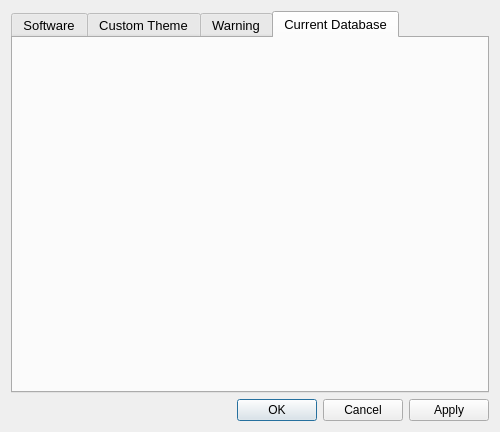
<?xml version="1.0" encoding="UTF-8"?>
<ui version="4.0">
 <class>W_Preferences</class>
 <widget class="QWidget" name="W_Preferences">
  <property name="geometry">
   <rect>
    <x>0</x>
    <y>0</y>
    <width>500</width>
    <height>432</height>
   </rect>
  </property>
  <property name="sizePolicy">
   <sizepolicy hsizetype="Maximum" vsizetype="Maximum">
    <horstretch>0</horstretch>
    <verstretch>0</verstretch>
   </sizepolicy>
  </property>
  <property name="minimumSize">
   <size>
    <width>500</width>
    <height>300</height>
   </size>
  </property>
  <property name="maximumSize">
   <size>
    <width>16777215</width>
    <height>16777215</height>
   </size>
  </property>
  <property name="windowTitle">
   <string>Preferences</string>
  </property>
  <layout class="QGridLayout" name="gridLayout_2">
   <item row="1" column="0">
    <widget class="QDialogButtonBox" name="buttonBox">
     <property name="sizePolicy">
      <sizepolicy hsizetype="Expanding" vsizetype="Maximum">
       <horstretch>0</horstretch>
       <verstretch>0</verstretch>
      </sizepolicy>
     </property>
     <property name="standardButtons">
      <set>QDialogButtonBox::StandardButton::Apply|QDialogButtonBox::StandardButton::Cancel|QDialogButtonBox::StandardButton::Ok</set>
     </property>
    </widget>
   </item>
   <item row="0" column="0">
    <widget class="QTabWidget" name="tabWidget">
     <property name="sizePolicy">
      <sizepolicy hsizetype="Preferred" vsizetype="Preferred">
       <horstretch>0</horstretch>
       <verstretch>0</verstretch>
      </sizepolicy>
     </property>
     <property name="font">
      <font>
       <pointsize>10</pointsize>
      </font>
     </property>
     <property name="tabPosition">
      <enum>QTabWidget::TabPosition::North</enum>
     </property>
     <property name="tabShape">
      <enum>QTabWidget::TabShape::Rounded</enum>
     </property>
     <property name="currentIndex">
      <number>3</number>
     </property>
     <property name="elideMode">
      <enum>Qt::TextElideMode::ElideNone</enum>
     </property>
     <property name="usesScrollButtons">
      <bool>true</bool>
     </property>
     <property name="documentMode">
      <bool>false</bool>
     </property>
     <property name="tabsClosable">
      <bool>false</bool>
     </property>
     <property name="movable">
      <bool>false</bool>
     </property>
     <property name="tabBarAutoHide">
      <bool>false</bool>
     </property>
     <widget class="QWidget" name="tab_software">
      <attribute name="icon">
       <iconset resource="../resources/icons.qrc">
        <normaloff>:/assets/logo/rentalis.svg</normaloff>:/assets/logo/rentalis.svg</iconset>
      </attribute>
      <attribute name="title">
       <string>Software</string>
      </attribute>
      <layout class="QGridLayout" name="gridLayout_10">
       <item row="0" column="0">
        <widget class="QFrame" name="frame">
         <property name="sizePolicy">
          <sizepolicy hsizetype="Preferred" vsizetype="Preferred">
           <horstretch>0</horstretch>
           <verstretch>0</verstretch>
          </sizepolicy>
         </property>
         <property name="font">
          <font>
           <pointsize>12</pointsize>
          </font>
         </property>
         <layout class="QGridLayout" name="gridLayout_3">
          <item row="0" column="3">
           <widget class="QLabel" name="label_2">
            <property name="minimumSize">
             <size>
              <width>32</width>
              <height>32</height>
             </size>
            </property>
            <property name="maximumSize">
             <size>
              <width>32</width>
              <height>32</height>
             </size>
            </property>
            <property name="font">
             <font>
              <pointsize>12</pointsize>
             </font>
            </property>
            <property name="text">
             <string/>
            </property>
            <property name="pixmap">
             <pixmap resource="../resources/icons.qrc">:/assets/preferences-desktop-locale.svg</pixmap>
            </property>
            <property name="scaledContents">
             <bool>true</bool>
            </property>
           </widget>
          </item>
          <item row="1" column="3">
           <widget class="QLabel" name="label_7">
            <property name="maximumSize">
             <size>
              <width>32</width>
              <height>32</height>
             </size>
            </property>
            <property name="font">
             <font>
              <pointsize>12</pointsize>
             </font>
            </property>
            <property name="contextMenuPolicy">
             <enum>Qt::ContextMenuPolicy::DefaultContextMenu</enum>
            </property>
            <property name="text">
             <string/>
            </property>
            <property name="pixmap">
             <pixmap resource="../resources/icons.qrc">:/assets/mx-alerts.svg</pixmap>
            </property>
            <property name="scaledContents">
             <bool>true</bool>
            </property>
           </widget>
          </item>
          <item row="0" column="0">
           <widget class="QLabel" name="label">
            <property name="sizePolicy">
             <sizepolicy hsizetype="Maximum" vsizetype="Preferred">
              <horstretch>0</horstretch>
              <verstretch>0</verstretch>
             </sizepolicy>
            </property>
            <property name="font">
             <font>
              <pointsize>10</pointsize>
             </font>
            </property>
            <property name="text">
             <string>Language</string>
            </property>
           </widget>
          </item>
          <item row="1" column="2">
           <widget class="QLineEdit" name="le_ask_ai_url">
            <property name="sizePolicy">
             <sizepolicy hsizetype="Preferred" vsizetype="Fixed">
              <horstretch>0</horstretch>
              <verstretch>0</verstretch>
             </sizepolicy>
            </property>
            <property name="font">
             <font>
              <family>Ubuntu Mono</family>
              <pointsize>10</pointsize>
             </font>
            </property>
            <property name="text">
             <string>https://your-ai-instance.com/c/new?prompt=%1&amp;submit=%2</string>
            </property>
           </widget>
          </item>
          <item row="1" column="1">
           <widget class="QPushButton" name="b_ask_to_ai_url_help">
            <property name="sizePolicy">
             <sizepolicy hsizetype="Maximum" vsizetype="Fixed">
              <horstretch>0</horstretch>
              <verstretch>0</verstretch>
             </sizepolicy>
            </property>
            <property name="font">
             <font>
              <pointsize>10</pointsize>
             </font>
            </property>
            <property name="text">
             <string/>
            </property>
            <property name="icon">
             <iconset resource="../resources/icons.qrc">
              <normaloff>:/assets/dialog-information.svg</normaloff>:/assets/dialog-information.svg</iconset>
            </property>
            <property name="iconSize">
             <size>
              <width>24</width>
              <height>24</height>
             </size>
            </property>
            <property name="flat">
             <bool>true</bool>
            </property>
           </widget>
          </item>
          <item row="1" column="0">
           <widget class="QLabel" name="label_5">
            <property name="sizePolicy">
             <sizepolicy hsizetype="Maximum" vsizetype="Preferred">
              <horstretch>0</horstretch>
              <verstretch>0</verstretch>
             </sizepolicy>
            </property>
            <property name="font">
             <font>
              <pointsize>10</pointsize>
             </font>
            </property>
            <property name="text">
             <string>Ask AI URL</string>
            </property>
           </widget>
          </item>
          <item row="2" column="0" colspan="4">
           <widget class="QGroupBox" name="groupBox">
            <property name="sizePolicy">
             <sizepolicy hsizetype="Preferred" vsizetype="Preferred">
              <horstretch>0</horstretch>
              <verstretch>0</verstretch>
             </sizepolicy>
            </property>
            <property name="font">
             <font>
              <pointsize>10</pointsize>
             </font>
            </property>
            <property name="title">
             <string>Autosave</string>
            </property>
            <layout class="QGridLayout" name="gridLayout">
             <item row="0" column="0">
              <widget class="QCheckBox" name="cbox_autosave_activate">
               <property name="layoutDirection">
                <enum>Qt::LayoutDirection::RightToLeft</enum>
               </property>
               <property name="text">
                <string>Activate</string>
               </property>
              </widget>
             </item>
             <item row="0" column="1">
              <widget class="QCheckBox" name="cbox_autosave_override">
               <property name="layoutDirection">
                <enum>Qt::LayoutDirection::RightToLeft</enum>
               </property>
               <property name="text">
                <string>Override last autosasve</string>
               </property>
              </widget>
             </item>
             <item row="0" column="2">
              <widget class="QLabel" name="label_12">
               <property name="minimumSize">
                <size>
                 <width>32</width>
                 <height>32</height>
                </size>
               </property>
               <property name="maximumSize">
                <size>
                 <width>32</width>
                 <height>32</height>
                </size>
               </property>
               <property name="font">
                <font>
                 <pointsize>12</pointsize>
                </font>
               </property>
               <property name="text">
                <string/>
               </property>
               <property name="pixmap">
                <pixmap resource="../resources/icons.qrc">:/assets/kfloppy.svg</pixmap>
               </property>
               <property name="scaledContents">
                <bool>true</bool>
               </property>
              </widget>
             </item>
             <item row="1" column="0">
              <widget class="QLabel" name="label_11">
               <property name="sizePolicy">
                <sizepolicy hsizetype="Maximum" vsizetype="Preferred">
                 <horstretch>0</horstretch>
                 <verstretch>0</verstretch>
                </sizepolicy>
               </property>
               <property name="font">
                <font>
                 <pointsize>10</pointsize>
                </font>
               </property>
               <property name="text">
                <string>Frequency in minutes</string>
               </property>
              </widget>
             </item>
             <item row="1" column="1">
              <widget class="QDoubleSpinBox" name="ds_autosave_frequency"/>
             </item>
             <item row="1" column="2">
              <widget class="QLabel" name="label_14">
               <property name="minimumSize">
                <size>
                 <width>32</width>
                 <height>32</height>
                </size>
               </property>
               <property name="maximumSize">
                <size>
                 <width>32</width>
                 <height>32</height>
                </size>
               </property>
               <property name="font">
                <font>
                 <pointsize>12</pointsize>
                </font>
               </property>
               <property name="text">
                <string/>
               </property>
               <property name="pixmap">
                <pixmap resource="../resources/icons.qrc">:/assets/preferences-system-time.svg</pixmap>
               </property>
               <property name="scaledContents">
                <bool>true</bool>
               </property>
              </widget>
             </item>
            </layout>
           </widget>
          </item>
          <item row="0" column="1" colspan="2">
           <widget class="QComboBox" name="cb_language">
            <property name="font">
             <font>
              <pointsize>10</pointsize>
             </font>
            </property>
           </widget>
          </item>
         </layout>
        </widget>
       </item>
       <item row="1" column="0">
        <spacer name="verticalSpacer_2">
         <property name="orientation">
          <enum>Qt::Orientation::Vertical</enum>
         </property>
         <property name="sizeHint" stdset="0">
          <size>
           <width>20</width>
           <height>40</height>
          </size>
         </property>
        </spacer>
       </item>
      </layout>
     </widget>
     <widget class="QWidget" name="tab_custom_theme">
      <attribute name="icon">
       <iconset resource="../resources/icons.qrc">
        <normaloff>:/assets/lazpaint.svg</normaloff>:/assets/lazpaint.svg</iconset>
      </attribute>
      <attribute name="title">
       <string>Custom Theme</string>
      </attribute>
      <layout class="QGridLayout" name="gridLayout_9">
       <item row="0" column="0">
        <widget class="QLabel" name="label_6">
         <property name="sizePolicy">
          <sizepolicy hsizetype="Maximum" vsizetype="Preferred">
           <horstretch>0</horstretch>
           <verstretch>0</verstretch>
          </sizepolicy>
         </property>
         <property name="font">
          <font>
           <pointsize>10</pointsize>
          </font>
         </property>
         <property name="text">
          <string>Theme</string>
         </property>
        </widget>
       </item>
       <item row="0" column="1">
        <widget class="QPushButton" name="b_theme_folder">
         <property name="font">
          <font>
           <pointsize>10</pointsize>
          </font>
         </property>
         <property name="text">
          <string>User Theme</string>
         </property>
         <property name="icon">
          <iconset resource="../resources/icons.qrc">
           <normaloff>:/assets/lazpaint.svg</normaloff>:/assets/lazpaint.svg</iconset>
         </property>
        </widget>
       </item>
       <item row="0" column="2">
        <widget class="QComboBox" name="cb_theme">
         <property name="font">
          <font>
           <pointsize>10</pointsize>
          </font>
         </property>
         <property name="frame">
          <bool>true</bool>
         </property>
        </widget>
       </item>
       <item row="0" column="3">
        <widget class="QLabel" name="label_8">
         <property name="minimumSize">
          <size>
           <width>32</width>
           <height>32</height>
          </size>
         </property>
         <property name="maximumSize">
          <size>
           <width>32</width>
           <height>32</height>
          </size>
         </property>
         <property name="font">
          <font>
           <pointsize>12</pointsize>
          </font>
         </property>
         <property name="text">
          <string/>
         </property>
         <property name="pixmap">
          <pixmap resource="../resources/icons.qrc">:/assets/lazpaint.svg</pixmap>
         </property>
         <property name="scaledContents">
          <bool>true</bool>
         </property>
        </widget>
       </item>
       <item row="1" column="0" colspan="4">
        <widget class="QGroupBox" name="gb_custom_theme">
         <property name="sizePolicy">
          <sizepolicy hsizetype="Preferred" vsizetype="Minimum">
           <horstretch>0</horstretch>
           <verstretch>0</verstretch>
          </sizepolicy>
         </property>
         <property name="font">
          <font>
           <pointsize>10</pointsize>
          </font>
         </property>
         <property name="title">
          <string>Custom Theme CSS</string>
         </property>
         <layout class="QVBoxLayout" name="verticalLayout_2">
          <property name="leftMargin">
           <number>9</number>
          </property>
          <property name="topMargin">
           <number>9</number>
          </property>
          <property name="rightMargin">
           <number>9</number>
          </property>
          <property name="bottomMargin">
           <number>9</number>
          </property>
          <item>
           <widget class="QTextEdit" name="te_custom_theme_CSS">
            <property name="sizePolicy">
             <sizepolicy hsizetype="Preferred" vsizetype="Preferred">
              <horstretch>0</horstretch>
              <verstretch>0</verstretch>
             </sizepolicy>
            </property>
            <property name="minimumSize">
             <size>
              <width>0</width>
              <height>0</height>
             </size>
            </property>
            <property name="maximumSize">
             <size>
              <width>16777215</width>
              <height>16777215</height>
             </size>
            </property>
            <property name="font">
             <font>
              <family>Ubuntu Mono</family>
              <pointsize>10</pointsize>
             </font>
            </property>
            <property name="styleSheet">
             <string notr="true">background: dark; color: white;</string>
            </property>
           </widget>
          </item>
          <item>
           <widget class="QPushButton" name="b_reset_theme">
            <property name="styleSheet">
             <string notr="true"/>
            </property>
            <property name="text">
             <string>Reset</string>
            </property>
           </widget>
          </item>
         </layout>
        </widget>
       </item>
      </layout>
     </widget>
     <widget class="QWidget" name="tab_warning">
      <attribute name="icon">
       <iconset resource="../resources/icons.qrc">
        <normaloff>:/assets/state-warning.svg</normaloff>:/assets/state-warning.svg</iconset>
      </attribute>
      <attribute name="title">
       <string>Warning</string>
      </attribute>
      <layout class="QGridLayout" name="gridLayout_11">
       <item row="0" column="0">
        <widget class="QFrame" name="frame_5">
         <property name="sizePolicy">
          <sizepolicy hsizetype="Preferred" vsizetype="Maximum">
           <horstretch>0</horstretch>
           <verstretch>0</verstretch>
          </sizepolicy>
         </property>
         <property name="font">
          <font>
           <pointsize>12</pointsize>
          </font>
         </property>
         <layout class="QGridLayout" name="gridLayout_8">
          <item row="0" column="1">
           <widget class="QCheckBox" name="cb_i_all_3">
            <property name="sizePolicy">
             <sizepolicy hsizetype="Maximum" vsizetype="Fixed">
              <horstretch>0</horstretch>
              <verstretch>0</verstretch>
             </sizepolicy>
            </property>
            <property name="font">
             <font>
              <pointsize>10</pointsize>
             </font>
            </property>
            <property name="layoutDirection">
             <enum>Qt::LayoutDirection::RightToLeft</enum>
            </property>
            <property name="text">
             <string>Enable  dates</string>
            </property>
           </widget>
          </item>
          <item row="0" column="0">
           <widget class="QCheckBox" name="cb_i_all_2">
            <property name="sizePolicy">
             <sizepolicy hsizetype="Maximum" vsizetype="Fixed">
              <horstretch>0</horstretch>
              <verstretch>0</verstretch>
             </sizepolicy>
            </property>
            <property name="font">
             <font>
              <pointsize>10</pointsize>
             </font>
            </property>
            <property name="layoutDirection">
             <enum>Qt::LayoutDirection::RightToLeft</enum>
            </property>
            <property name="text">
             <string>Enable all</string>
            </property>
           </widget>
          </item>
          <item row="1" column="0" colspan="3">
           <widget class="QScrollArea" name="scrollArea">
            <property name="sizePolicy">
             <sizepolicy hsizetype="Expanding" vsizetype="Maximum">
              <horstretch>0</horstretch>
              <verstretch>0</verstretch>
             </sizepolicy>
            </property>
            <property name="widgetResizable">
             <bool>true</bool>
            </property>
            <widget class="QWidget" name="scrollAreaWidgetContents">
             <property name="geometry">
              <rect>
               <x>0</x>
               <y>0</y>
               <width>426</width>
               <height>397</height>
              </rect>
             </property>
             <layout class="QVBoxLayout" name="verticalLayout">
              <item>
               <widget class="QGroupBox" name="groupBox_4">
                <property name="enabled">
                 <bool>true</bool>
                </property>
                <property name="font">
                 <font>
                  <pointsize>10</pointsize>
                 </font>
                </property>
                <property name="layoutDirection">
                 <enum>Qt::LayoutDirection::LeftToRight</enum>
                </property>
                <property name="styleSheet">
                 <string notr="true"/>
                </property>
                <property name="title">
                 <string>Receipt</string>
                </property>
                <layout class="QGridLayout" name="gridLayout_5">
                 <item row="1" column="0" colspan="2">
                  <widget class="Line" name="line_2">
                   <property name="orientation">
                    <enum>Qt::Orientation::Horizontal</enum>
                   </property>
                  </widget>
                 </item>
                 <item row="2" column="0" colspan="2">
                  <widget class="QFrame" name="gridFrame_2">
                   <layout class="QGridLayout" name="gridLayout_7">
                    <item row="0" column="1">
                     <widget class="QLabel" name="label_10">
                      <property name="sizePolicy">
                       <sizepolicy hsizetype="Maximum" vsizetype="Preferred">
                        <horstretch>0</horstretch>
                        <verstretch>0</verstretch>
                       </sizepolicy>
                      </property>
                      <property name="text">
                       <string>Threshold</string>
                      </property>
                     </widget>
                    </item>
                    <item row="1" column="0">
                     <widget class="QCheckBox" name="cb_i_dates_2">
                      <property name="sizePolicy">
                       <sizepolicy hsizetype="Minimum" vsizetype="Fixed">
                        <horstretch>0</horstretch>
                        <verstretch>0</verstretch>
                       </sizepolicy>
                      </property>
                      <property name="layoutDirection">
                       <enum>Qt::LayoutDirection::RightToLeft</enum>
                      </property>
                      <property name="text">
                       <string>Dates</string>
                      </property>
                     </widget>
                    </item>
                    <item row="0" column="2">
                     <widget class="QDoubleSpinBox" name="dsb_i_water_price_2">
                      <property name="suffix">
                       <string> €</string>
                      </property>
                     </widget>
                    </item>
                    <item row="0" column="0">
                     <widget class="QCheckBox" name="cb_i_water_price_2">
                      <property name="sizePolicy">
                       <sizepolicy hsizetype="Minimum" vsizetype="Fixed">
                        <horstretch>0</horstretch>
                        <verstretch>0</verstretch>
                       </sizepolicy>
                      </property>
                      <property name="layoutDirection">
                       <enum>Qt::LayoutDirection::RightToLeft</enum>
                      </property>
                      <property name="text">
                       <string>Charge</string>
                      </property>
                     </widget>
                    </item>
                   </layout>
                  </widget>
                 </item>
                 <item row="0" column="0">
                  <widget class="QCheckBox" name="checkBox_2">
                   <property name="sizePolicy">
                    <sizepolicy hsizetype="Maximum" vsizetype="Fixed">
                     <horstretch>0</horstretch>
                     <verstretch>0</verstretch>
                    </sizepolicy>
                   </property>
                   <property name="layoutDirection">
                    <enum>Qt::LayoutDirection::RightToLeft</enum>
                   </property>
                   <property name="text">
                    <string>All</string>
                   </property>
                  </widget>
                 </item>
                </layout>
               </widget>
              </item>
              <item>
               <widget class="QGroupBox" name="groupBox_3">
                <property name="enabled">
                 <bool>true</bool>
                </property>
                <property name="font">
                 <font>
                  <pointsize>10</pointsize>
                 </font>
                </property>
                <property name="layoutDirection">
                 <enum>Qt::LayoutDirection::LeftToRight</enum>
                </property>
                <property name="title">
                 <string>Invoice</string>
                </property>
                <layout class="QGridLayout" name="gridLayout_4">
                 <item row="1" column="0" colspan="2">
                  <widget class="Line" name="line">
                   <property name="orientation">
                    <enum>Qt::Orientation::Horizontal</enum>
                   </property>
                  </widget>
                 </item>
                 <item row="2" column="0" colspan="2">
                  <widget class="QFrame" name="gridFrame">
                   <layout class="QGridLayout" name="gridLayout_6">
                    <item row="1" column="0">
                     <widget class="QCheckBox" name="cb_i_water_sub">
                      <property name="sizePolicy">
                       <sizepolicy hsizetype="Minimum" vsizetype="Fixed">
                        <horstretch>0</horstretch>
                        <verstretch>0</verstretch>
                       </sizepolicy>
                      </property>
                      <property name="layoutDirection">
                       <enum>Qt::LayoutDirection::RightToLeft</enum>
                      </property>
                      <property name="text">
                       <string>Water subscription</string>
                      </property>
                     </widget>
                    </item>
                    <item row="3" column="0">
                     <widget class="QCheckBox" name="cb_i_water_check">
                      <property name="sizePolicy">
                       <sizepolicy hsizetype="Minimum" vsizetype="Fixed">
                        <horstretch>0</horstretch>
                        <verstretch>0</verstretch>
                       </sizepolicy>
                      </property>
                      <property name="layoutDirection">
                       <enum>Qt::LayoutDirection::RightToLeft</enum>
                      </property>
                      <property name="text">
                       <string>Water check</string>
                      </property>
                     </widget>
                    </item>
                    <item row="1" column="2">
                     <widget class="QDoubleSpinBox" name="dsb_i_water_sub">
                      <property name="suffix">
                       <string> €</string>
                      </property>
                     </widget>
                    </item>
                    <item row="0" column="2">
                     <widget class="QDoubleSpinBox" name="dsb_i_water_price">
                      <property name="suffix">
                       <string> €</string>
                      </property>
                     </widget>
                    </item>
                    <item row="0" column="1">
                     <widget class="QLabel" name="label_9">
                      <property name="sizePolicy">
                       <sizepolicy hsizetype="Maximum" vsizetype="Preferred">
                        <horstretch>0</horstretch>
                        <verstretch>0</verstretch>
                       </sizepolicy>
                      </property>
                      <property name="text">
                       <string>Threshold</string>
                      </property>
                     </widget>
                    </item>
                    <item row="0" column="0">
                     <widget class="QCheckBox" name="cb_i_water_price">
                      <property name="sizePolicy">
                       <sizepolicy hsizetype="Minimum" vsizetype="Fixed">
                        <horstretch>0</horstretch>
                        <verstretch>0</verstretch>
                       </sizepolicy>
                      </property>
                      <property name="layoutDirection">
                       <enum>Qt::LayoutDirection::RightToLeft</enum>
                      </property>
                      <property name="text">
                       <string>Water price</string>
                      </property>
                     </widget>
                    </item>
                    <item row="1" column="1">
                     <widget class="QLabel" name="label_13">
                      <property name="sizePolicy">
                       <sizepolicy hsizetype="Maximum" vsizetype="Preferred">
                        <horstretch>0</horstretch>
                        <verstretch>0</verstretch>
                       </sizepolicy>
                      </property>
                      <property name="text">
                       <string>Threshold</string>
                      </property>
                     </widget>
                    </item>
                    <item row="3" column="1">
                     <widget class="QLabel" name="label_17">
                      <property name="sizePolicy">
                       <sizepolicy hsizetype="Maximum" vsizetype="Preferred">
                        <horstretch>0</horstretch>
                        <verstretch>0</verstretch>
                       </sizepolicy>
                      </property>
                      <property name="text">
                       <string>Threshold</string>
                      </property>
                     </widget>
                    </item>
                    <item row="2" column="0">
                     <widget class="QCheckBox" name="cb_i_last_water_check">
                      <property name="sizePolicy">
                       <sizepolicy hsizetype="Minimum" vsizetype="Fixed">
                        <horstretch>0</horstretch>
                        <verstretch>0</verstretch>
                       </sizepolicy>
                      </property>
                      <property name="layoutDirection">
                       <enum>Qt::LayoutDirection::RightToLeft</enum>
                      </property>
                      <property name="text">
                       <string>Water last check</string>
                      </property>
                     </widget>
                    </item>
                    <item row="4" column="0">
                     <widget class="QCheckBox" name="cb_i_dates">
                      <property name="sizePolicy">
                       <sizepolicy hsizetype="Minimum" vsizetype="Fixed">
                        <horstretch>0</horstretch>
                        <verstretch>0</verstretch>
                       </sizepolicy>
                      </property>
                      <property name="layoutDirection">
                       <enum>Qt::LayoutDirection::RightToLeft</enum>
                      </property>
                      <property name="text">
                       <string>Dates</string>
                      </property>
                     </widget>
                    </item>
                    <item row="2" column="1">
                     <widget class="QLabel" name="label_15">
                      <property name="sizePolicy">
                       <sizepolicy hsizetype="Maximum" vsizetype="Preferred">
                        <horstretch>0</horstretch>
                        <verstretch>0</verstretch>
                       </sizepolicy>
                      </property>
                      <property name="text">
                       <string>Threshold</string>
                      </property>
                     </widget>
                    </item>
                    <item row="2" column="2">
                     <widget class="QDoubleSpinBox" name="dsb_i_last_water_check">
                      <property name="suffix">
                       <string> m³</string>
                      </property>
                     </widget>
                    </item>
                    <item row="3" column="2">
                     <widget class="QDoubleSpinBox" name="dsb_i_water_check">
                      <property name="suffix">
                       <string> m³</string>
                      </property>
                     </widget>
                    </item>
                   </layout>
                  </widget>
                 </item>
                 <item row="0" column="0">
                  <widget class="QCheckBox" name="cb_i_all">
                   <property name="sizePolicy">
                    <sizepolicy hsizetype="Maximum" vsizetype="Fixed">
                     <horstretch>0</horstretch>
                     <verstretch>0</verstretch>
                    </sizepolicy>
                   </property>
                   <property name="layoutDirection">
                    <enum>Qt::LayoutDirection::RightToLeft</enum>
                   </property>
                   <property name="text">
                    <string>All</string>
                   </property>
                  </widget>
                 </item>
                </layout>
               </widget>
              </item>
             </layout>
            </widget>
           </widget>
          </item>
         </layout>
        </widget>
       </item>
       <item row="1" column="0">
        <spacer name="verticalSpacer">
         <property name="orientation">
          <enum>Qt::Orientation::Vertical</enum>
         </property>
         <property name="sizeHint" stdset="0">
          <size>
           <width>20</width>
           <height>40</height>
          </size>
         </property>
        </spacer>
       </item>
      </layout>
     </widget>
     <widget class="QWidget" name="tab">
      <attribute name="icon">
       <iconset resource="../resources/icons.qrc">
        <normaloff>:/assets/sqlitebrowser.svg</normaloff>:/assets/sqlitebrowser.svg</iconset>
      </attribute>
      <attribute name="title">
       <string>Current Database</string>
      </attribute>
      <layout class="QGridLayout" name="gridLayout_12">
       <item row="0" column="0">
        <layout class="QGridLayout" name="layout_db_settings"/>
       </item>
      </layout>
     </widget>
    </widget>
   </item>
  </layout>
 </widget>
 <resources>
  <include location="../resources/icons.qrc"/>
 </resources>
 <connections/>
</ui>
